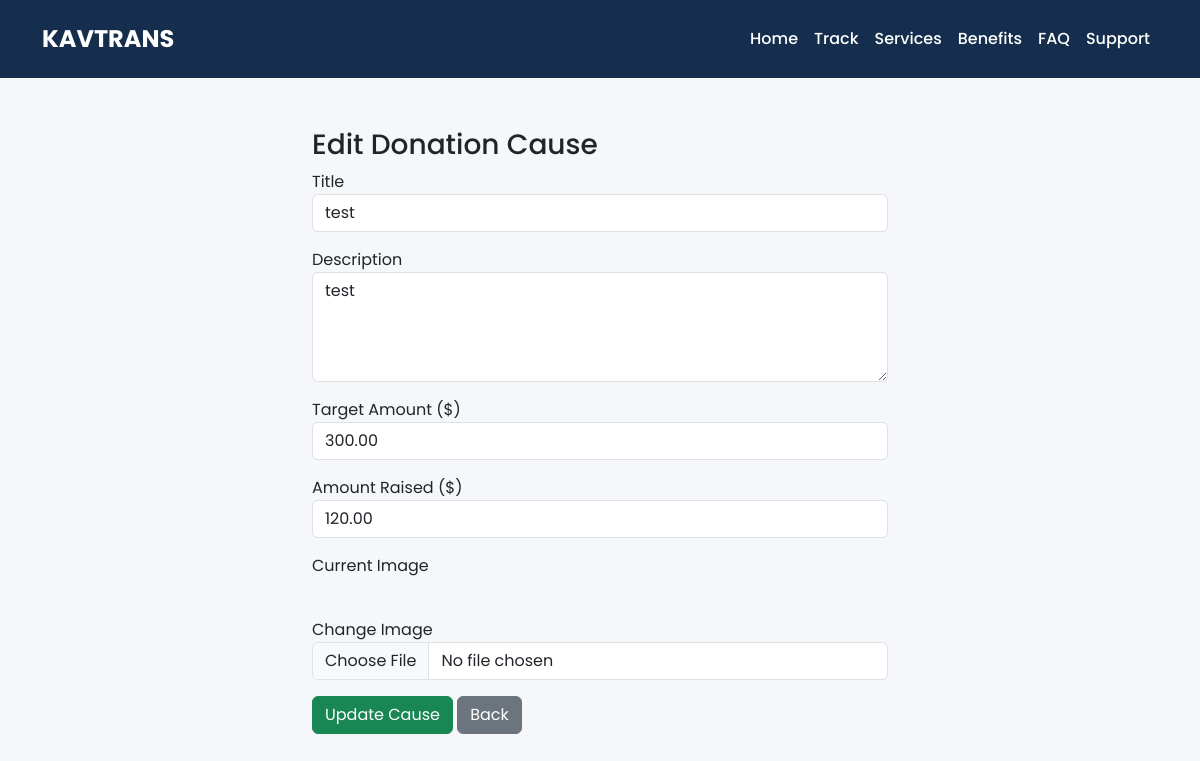
/donation-cause/edit/9/ (signed in), run on an earlier commit of the app's database.
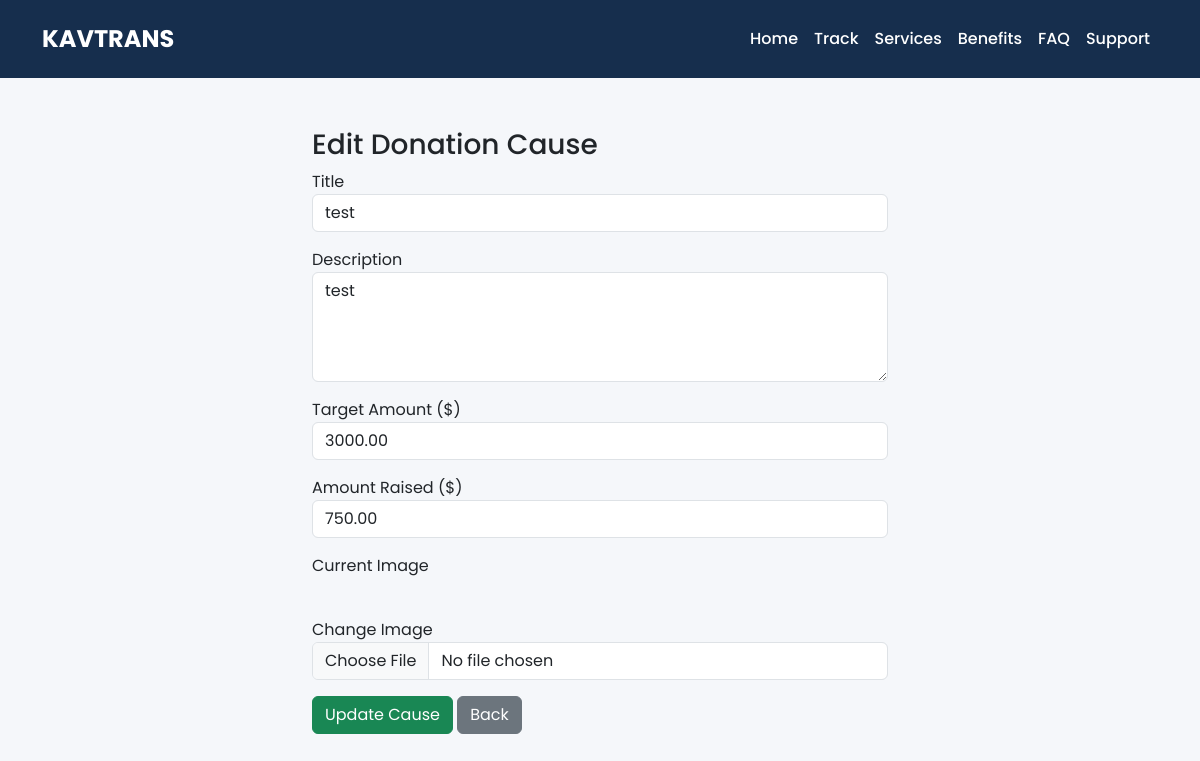
And on a later commit of the database.
### core/models.py (models this page shows, shortened)
class DonationCause(models.Model):
    title = models.CharField(max_length=200)
    description = models.TextField()
    image = CloudinaryField('image', blank=True, null=True)  # <- use CloudinaryField
    target_amount = models.DecimalField(max_digits=10, decimal_places=2)
    amount_raised = models.DecimalField(max_digits=10, decimal_places=2, default=0)
    is_active = models.BooleanField(default=True)
    created_at = models.DateTimeField(auto_now_add=True)

### core/views.py (the view, shortened to what this page needs)
# urls.py: path("donation-cause/edit/<int:cause_id>/", views.edit_donation_cause, name="edit_donation_cause"),
@login_required(login_url="admin_login")
def edit_donation_cause(request, cause_id):
    cause = get_object_or_404(DonationCause, id=cause_id)
    return render(request, "dashboard/edit_donation_cause.html", {"cause": cause})

### templates/dashboard/edit_donation_cause.html (shortened to what this page needs)
{% extends "dashboard/dashboard_base.html" %}
{% block content %}
<div class="container" style="max-width:600px; margin:50px auto;">
    <h3>Edit Donation Cause</h3>
    <form method="POST" enctype="multipart/form-data">
        <div class="mb-3">
            <label>Title</label>
            <input type="text" name="title" class="form-control" value="{{ cause.title }}" required>
        </div>
        <div class="mb-3">
            <label>Description</label>
            <textarea name="description" class="form-control" rows="4" required>{{ cause.description }}</textarea>
        </div>
        <div class="mb-3">
            <label>Target Amount ($)</label>
            <input type="number" step="0.01" name="target_amount" class="form-control" value="{{ cause.target_amount }}" required>
        </div>
        <div class="mb-3">
            <label>Amount Raised ($)</label>
            <input type="number" step="0.01" name="amount_raised" class="form-control" value="{{ cause.amount_raised }}">
        </div>
        <div class="mb-3">
            <label>Current Image</label><br>
        </div>
        <div class="mb-3">
            <label>Change Image</label>
            <input type="file" name="image" class="form-control">
        </div>
        <button type="submit" class="btn btn-success">Update Cause</button>
        <a href="{% url 'donation_causes' %}" class="btn btn-secondary">Back</a>
    </form>
</div>
{% endblock %}

What changed in the data, as far as the page shows it:
changed DonationCause "test": target_amount "300.00" → "3000.00"; amount_raised "120.00" → "750.00"
